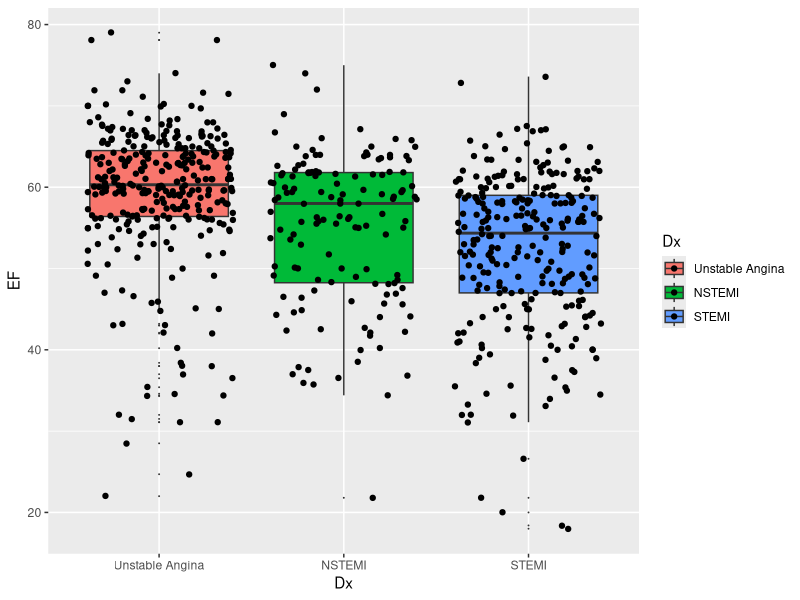
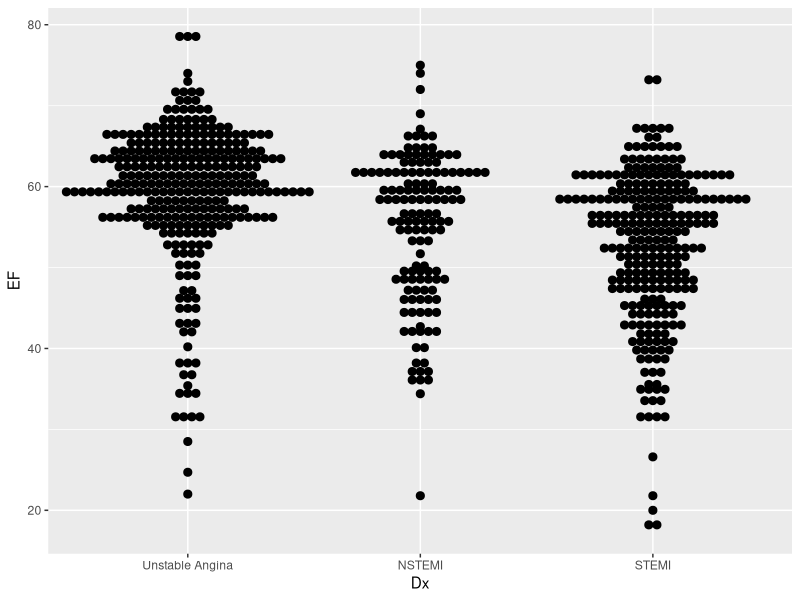
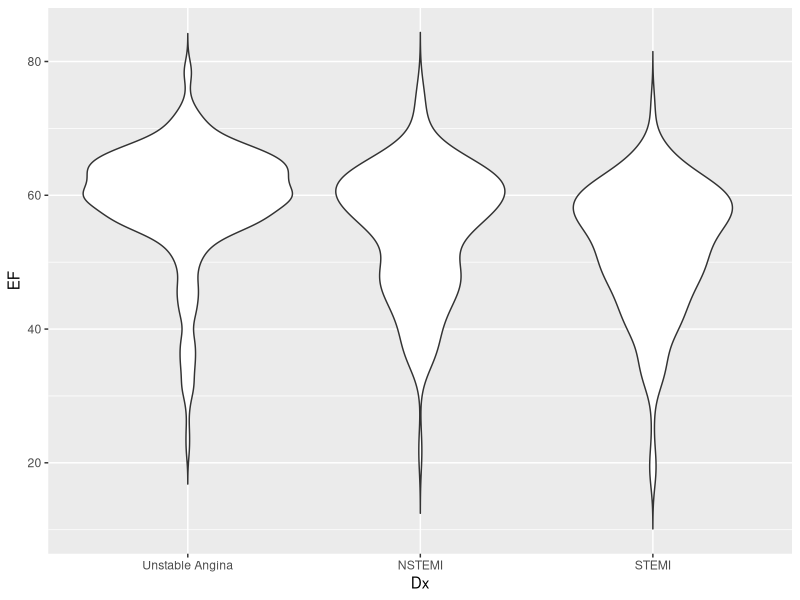
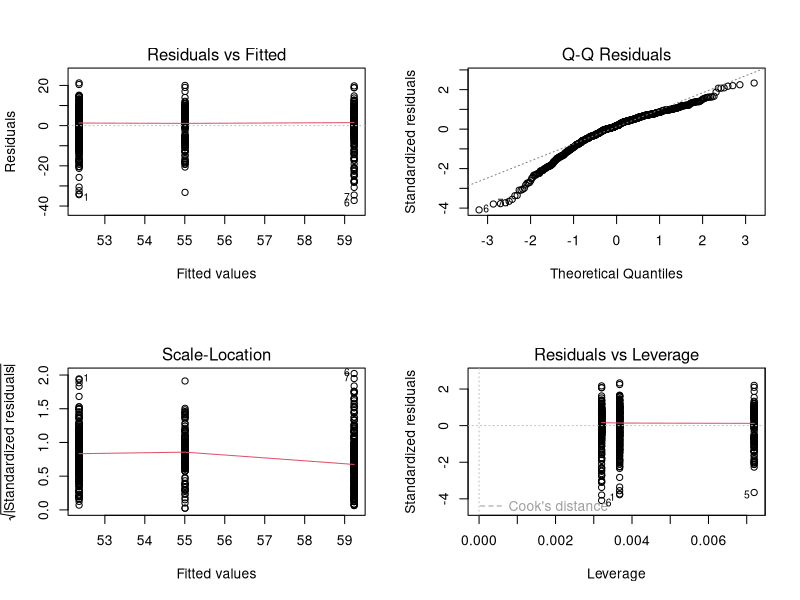

These charts were generated, in order, by the following R code:
## ---- chunk 1
knitr::opts_chunk$set(echo = TRUE, warning=FALSE, message=FALSE)
## ---- chunk 2
library(tidyverse)
library(readxl)

raw_acs <- read_excel("acs.xlsx") %>%
  mutate(EF = as.numeric(EF))

raw_acs %>%
  group_by(Dx) %>%
  summarise(mean_EF = mean(EF, na.rm=TRUE), 
            sd_EF = sd(EF, na.rm=TRUE), median_EF=median(EF, na.rm=TRUE), min_EF=min(EF, na.rm=TRUE), max_EF=max(EF, na.rm=TRUE), quantile1_EF=quantile(EF, probs=c(0.25), na.rm=TRUE), quantile3_EF=quantile(EF, probs=c(0.75), na.rm=TRUE))
## ---- chunk 3
raw_acs$Dx <- factor(raw_acs$Dx, levels=c("Unstable Angina", "NSTEMI", "STEMI"))
qplot(Dx, EF, data=raw_acs, geom=c("boxplot", "jitter"), fill=Dx, outlier.size=0)

## ---- chunk 4
qplot(Dx, EF, data=raw_acs, geom=c("dotplot"), stackdir="center", binaxis="y", binwidth=1)
## ---- chunk 5
qplot(Dx, EF, data=raw_acs, geom=c("violin"), trim=FALSE)

## ---- chunk 6
acs_anova=aov(EF~Dx, data=raw_acs)
summary(acs_anova) 
## ---- chunk 7
par(mfrow=c(2,2))
plot(acs_anova)
## ---- chunk 8
bartlett.test(EF~Dx, data=raw_acs)
## ---- chunk 9
TukeyHSD(acs_anova)

